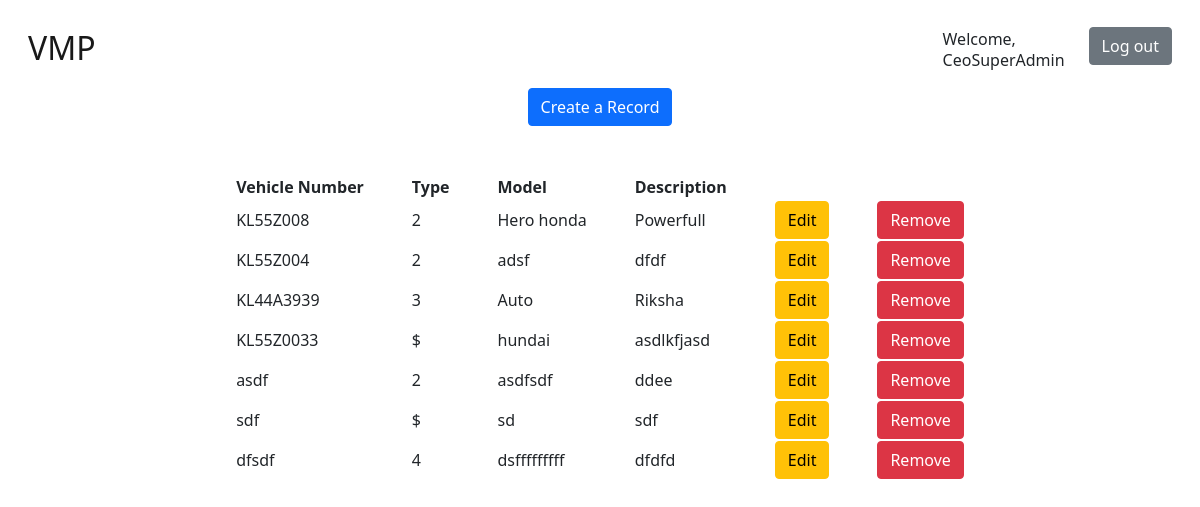
Before: /home/ (signed in) with the older database file.
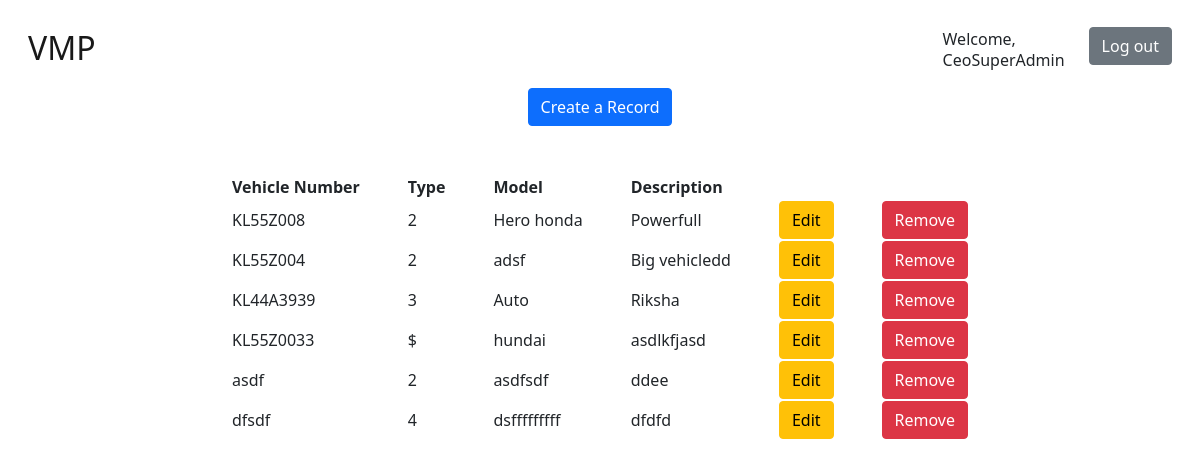
After: the same page with the newer database file.
### basic/models.py (models this page shows, shortened)
class Vehicle(models.Model):
    alpha_numeric = RegexValidator(r'^[0-9a-zA-Z]*$', "Please enter only alphanumeric characters")
    types = (
        ('2','Two Wheeler'),
        ('3','Three Wheeler'),
        ('4','Four Wheeler')
    )
    number = models.CharField(max_length=50, blank=False, validators=[alpha_numeric], unique=True)
    v_type = models.CharField(max_length=1, choices=types)
    model = models.CharField(max_length=100)
    desc = models.TextField()

### basic/views.py (the view)
# urls.py: path('home/', views.homeView.as_view()   , name='home_page'),     # Home page
class homeView(LoginRequiredMixin, ListView):
    model = Vehicle
    template_name = 'basic/home.html'

### basic/templates/basic/home.html (shortened to what this page needs)
{% extends 'basic/base.html' %}
{% block content %}
    <div>
        <div class="row justify-content-center">
            <a href="{% url 'create' %}" class="col-auto">
                <button class="btn btn-primary">Create a Record</button>
            </a>
        </div>
        <center>
            <table class="mt-5">
                <thead>
                    <th class="px-4">Vehicle Number</th>
                    <th class="px-4">Type</th>
                    <th class="px-4">Model</th>
                    <th class="px-4">Description</th>
                </thead>
                <tbody>
                    {% for obj in object_list %}
                        <tr>
                            <td class="px-4">{{obj.number}}</td>
                            <td class="px-4">{{obj.v_type}}</td>
                            <td class="px-4">{{obj.model}}</td>
                            <td class="px-4">{{obj.desc}}</td>
                            <td class="px-4">
                                <a href="{% url 'edit' obj.id %}">
                                    <button class="btn btn-warning"> Edit</button>
                                </a>
                            </td>
                            <td class="px-4">
                                <form action="{% url 'delete' obj.id %}" method="post">
                                    <button class="btn btn-danger" type="submit" value="DELETE" > Remove</button>
                                </form>
                            </td>
                        </tr>
                    {% endfor %}
                </tbody>
            </table>
        </center>
    </div>
{% endblock %}

Changed rows visible on the page:
removed Vehicle: number "sdf", v_type "$", model "sd", desc "sdf"
changed Vehicle "KL55Z004": desc "dfdf" → "Big vehicledd"
